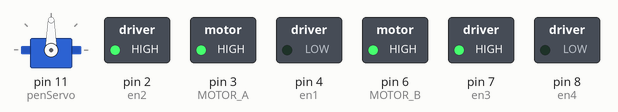
This sketch was run on a simulated Arduino Uno, built with avr-gcc and run on an emulated ATmega328P. On the bench: servo, switched loads named in the sketch (green lamp = pin HIGH). What the sketch prints to the serial monitor is not drawn.

Above: at 0.1 s.
Timing chart, 0 to 1.6 s (numbered marks = the images above):
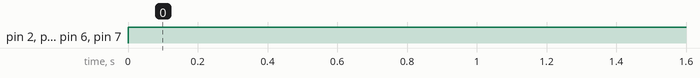

The sketch:

square.ino
```cpp
#include <Servo.h>

int MOTOR_A = 3;
int en1 = 4;
int en2 = 2;

int MOTOR_B = 6;
int en3 = 7;
int en4 = 8;

int pos = 0;

int rightEncoder = 12;
int leftEncoder = 13;

int left = 0;
int right = 1;

int penServo = 11;
Servo myservo;  // create servo object to control a servo

void setup()
{
  pinMode(MOTOR_A, OUTPUT);
  pinMode(en1, OUTPUT);
  pinMode(en2, OUTPUT);
  pinMode(MOTOR_B, OUTPUT);
  pinMode(en3, OUTPUT);
  pinMode(en4, OUTPUT);
  pinMode(penServo, OUTPUT);
  myservo.attach(penServo);
  Serial.begin(9600);
}

void driveForward(int travelSpeed)
{
 //Both motors forward
  digitalWrite(en1, LOW);
  digitalWrite(en2, HIGH);
  analogWrite(MOTOR_A, travelSpeed);
  digitalWrite(en3, HIGH);
  digitalWrite(en4, LOW);
  analogWrite(MOTOR_B, travelSpeed);
  delay(1000);
}

void stopMotors()
{
//Both motors stop
digitalWrite(en1, LOW);
digitalWrite(en2, LOW);
digitalWrite(en3, LOW);
digitalWrite(en4, LOW);
delay(2000);
}
void turn(int direction)
{
  //Turn right using Motor A
  if(direction)
  {
    digitalWrite(en1, LOW);
    digitalWrite(en2, HIGH);
    analogWrite(MOTOR_A, 85);
    delay(500);
  }
  else
  {
    digitalWrite(en1, LOW);
    digitalWrite(en2, HIGH);
    analogWrite(MOTOR_B, 100);
    delay(500);
  }

}
void penRest()
{
  myservo.write(180);
}
void penWrite()
{
  myservo.write(90);
}
void loop()
{
  for(int i = 0; i < 255; i ++)
  {
      driveForward(255);
      Serial.print(i);
      Serial.println();
      delay(10);
  }
  for(int i =255; i >=0; i --)
  {
    driveForward(i);
    Serial.print(i);
    Serial.println();
    delay(10);
  }

  stopMotors();
}
```

Measured:
- by itself, pin 2 (en2), pin 3 (MOTOR_A), pin 6 (MOTOR_B), pin 7 (en3): LOW → HIGH at 0.00 s
